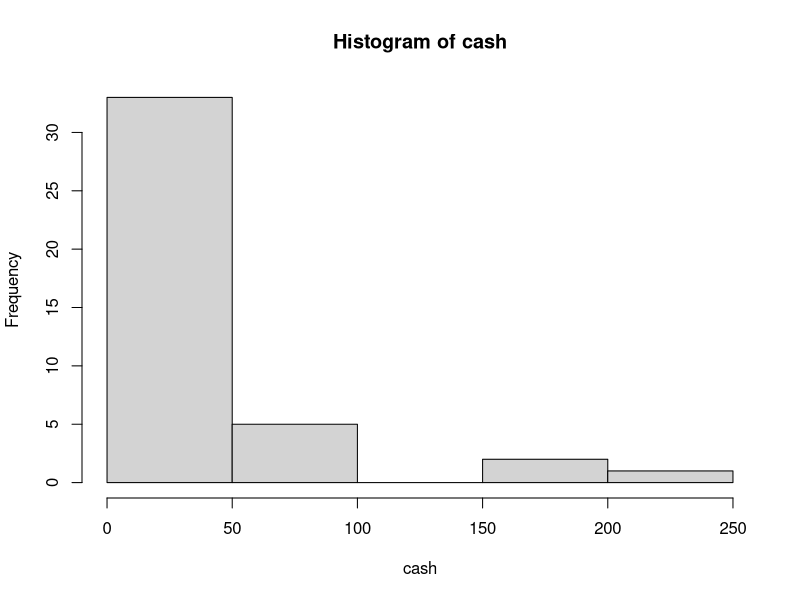

This chart was generated by the following R code:
## ---- chunk 1
## REMOVE THIS CHUNK BEFORE BEGINNING!!!! 
##The --- in your header should be on line 1 of this Rmd file
## ---- chunk 2
#You can also include notes in code chunks; however, to let R know that they are text and not code, they need to begin with the # symbol.

#First we will see how R can perform simple calculations
#Suppose we want to calculate 2+2
2+2 #you can add notes anywhere
## ---- chunk 3
184+32
158976+2546
## ---- chunk 4
sqrt(9) #sqrt is an example of a built-in R function - we'll learn a lot of these this semester
## ---- chunk 5
9-2

9^2 #the carrot ^ symbol is used to exponentiate

3*6 #asterisk * is used for multiplication
## ---- chunk 6
#let's assign the number 9 to an object named x
x <- 9 #we can do this using a backwards arrow

#you can also assign objects using the equals sign
z = 4 

y <- 2 #this assigns the number 2 to y

#Note: you don't have to choose single-letter object names
ollietheobject <- 52
## ---- chunk 7
y+z #what numbers do these objects represent? What answers do we expect here? 

sqrt(x)

ollietheobject - y

z^y
## ---- chunk 8
#Let's create a vector with the following numbers: 4 5 63 67 89
vector1 <- c(4,5,63,67,89) 

#Let's create another vector with the numbers: 88 92 71 69 99
vector2 <- c(88, 92, 71, 69, 99)

#now let's create a vector with string (or non-numeric) data: dog, cat, bunny
vectorstring <- c("dog", "cat", "bunny") #for non-numeric data, we use "" to show R that these aren't numbers
## ---- chunk 9
#print the ollietheobject object
ollietheobject

#print our string vector
vectorstring

#print our numeric vector
vector1
## ---- chunk 10
#Let's make a dataframe out of our two numeric vectors. We can do this because they're both
#the same size (5 elements each). I'm going to store the dataframe in an object.
week1dataframe <- data.frame(vector1, vector2)

#print the dataframe
week1dataframe
## ---- chunk 11
help(data.frame)
## ---- chunk 12
names(week1dataframe) <- c("SID", "Score")

week1dataframe
## ---- chunk 13
#let's add a new variable: Sex
week1dataframe$Sex <- c("M","F","F","M","F")

week1dataframe
## ---- chunk 14
#let's add another variable: age
week1dataframe$Age = c(29,20,25,27,35)

week1dataframe
## ---- chunk 15
#let's just look at the scores data
week1dataframe$Score
## ---- chunk 16
mathability <- c(6,5,6,1,4,4,5,6,5,3,5,6,7,3,5,5,4,5,4,7,2,5,5,2,6,5,5,4,5,3,5,7,6,5,3)
mathability
## ---- chunk 17
table(mathability)

#Let's make the table look a little better using transform - this is like the transpose function in excel
transform(table(mathability))
## ---- chunk 18
freq_table <- transform(table(mathability)) #save the pretty table to an object
n <- length(mathability) #store the total number of elements in the original vector in the object n

#built the table - adding relative frequency, cumulative frequency, and cumulative percent
transform(freq_table, Rel_Freq=prop.table(Freq), Cum_Freq=cumsum(Freq), Cum_Percent=(cumsum(Freq)/n))
## ---- chunk 19
#First, enter in the data as a vector
cash <- c(.05,6,30,0,65,4.75,50,0,100,.17,15,210,2,175,42,65,2,
          200,0,10,0,15,20,30,
          12,0,30,45,7,10,80,12,28,.75,100,33,1,14,5,23,45)

#To create the histogram, we'll use the R function hist
hist(cash)
